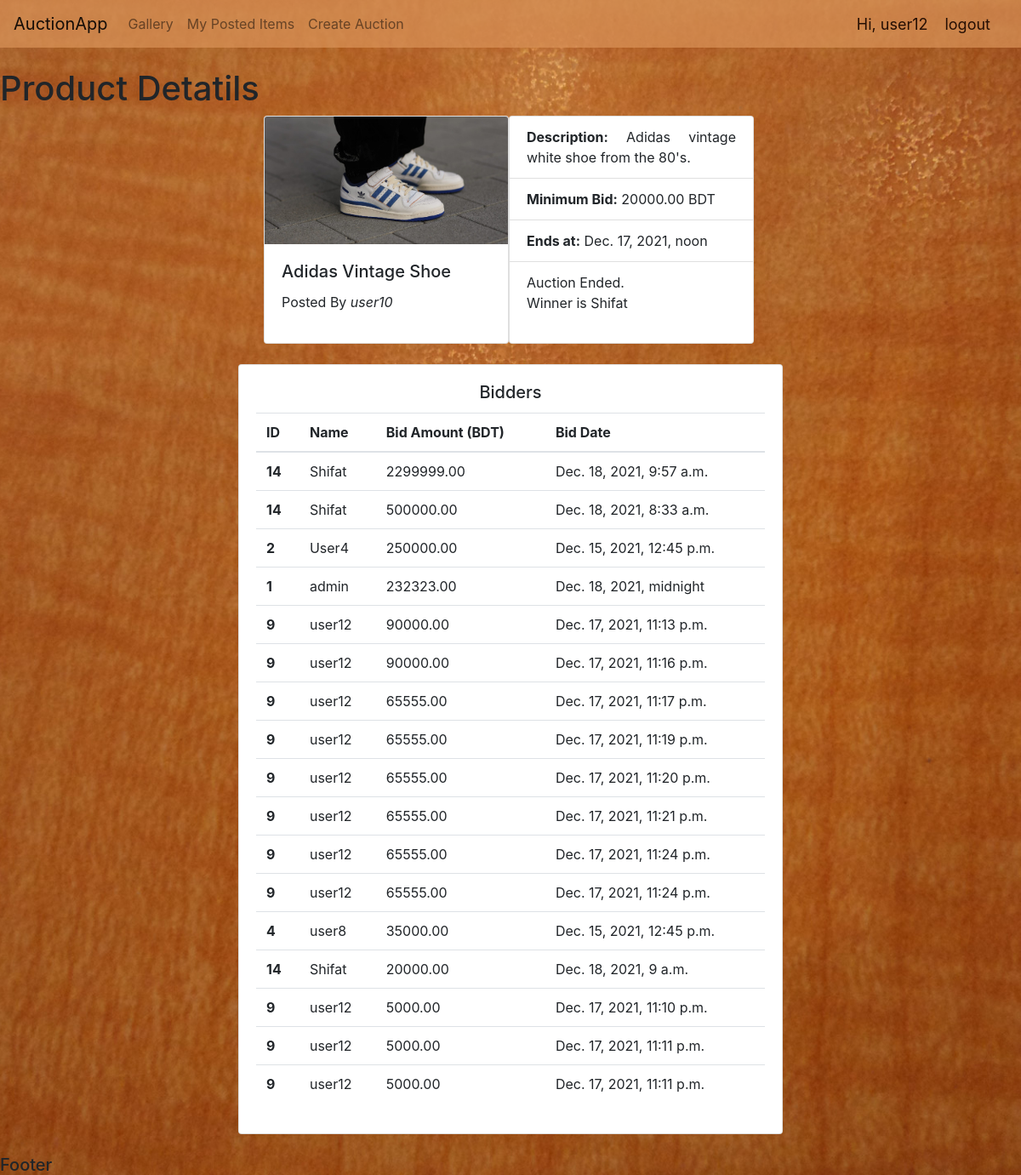
Page /product-details/1/ (signed in) on the committed database.
### accounts/models.py (models this page shows, shortened)
class AuctionProduct(models.Model):
    user_id = models.ForeignKey(User, on_delete=models.CASCADE, null=True)
    product_name = models.CharField(max_length=200, null=True)
    product_description = models.TextField(null=True)
    product_photo = models.ImageField(null=True, blank=True, upload_to=get_file_name)
    minimum_bid_price = models.DecimalField(max_digits=12, decimal_places=2)
    auction_end_date_time = models.DateTimeField()
    date_created = models.DateTimeField(auto_now_add=True)

class Bidder(models.Model):
    bidder = models.ForeignKey(User, on_delete=models.CASCADE)
    auction_product_id = models.ForeignKey(AuctionProduct, on_delete=models.CASCADE, default=None)
    bid_amount = models.DecimalField(max_digits=12, decimal_places=2)
    bid_date = models.DateTimeField(auto_now_add=True)

### accounts/views.py (the view)
# urls.py: path('product-details/<str:pk>/', views.product_details, name='product-details'),
@login_required(login_url='login')
def product_details(request, pk):
    product = AuctionProduct.objects.get(id=pk)
    bidders = Bidder.objects.filter(auction_product_id=pk).order_by('-bid_amount')
    winner = bidders.first
    current_user_as_bidder = Bidder.objects.filter(auction_product_id=pk, bidder=request.user)
    today =  datetime.datetime.now()
    context = {
        'product': product,
        'bidders': bidders,
        'current_user_as_bidder': current_user_as_bidder,
        'today': today,
        'winner': winner,
    }
    return render(request, 'accounts/product_details.html', context)

### accounts/templates/accounts/product_details.html (shortened to what this page needs)
{% extends 'accounts/base.html' %}
{% block content %}
    <h1>
        Product Detatils
    </h1>
    <div class="product-div">
        <div class="row">
                <div class="card" style="width: 18rem;">
                    <img class="card-img-top" src="{{product.product_photo.url}}" alt="Card image cap">
                    <div class="card-body">
                        <h5 class="card-title">{{product.product_name}}</h5>
                        <p class="card-text">Posted By <i>{{product.user_id.username}}</i></p>
                    </div>
                </div>
            <div class="card" style="width: 18rem;">
                <ul class="list-group list-group-flush">
                    <li class="list-group-item"><b>Description:</b> {{product.product_description}}</li>
                    <li class="list-group-item"><b>Minimum Bid:</b> {{product.minimum_bid_price}} BDT</li>
                    <li class="list-group-item"><b>Ends at:</b> {{product.auction_end_date_time}}</li>
                    {% if product.auction_end_date_time.date < today.date and product.auction_end_date_time.time < today.time  %}
                        <li class="list-group-item">Auction Ended. <br> Winner is {{winner.bidder}}</li>
                    {% endif %}
                </ul>
            </div>
        </div>
    </div>
    <br>
    <center>
        <div class="card" style="width: 40rem;">
            <div class="card-body">
                <h5 class="card-title">Bidders</h5>
                <p class="card-text">
                    <table class="table">
                    <thead>
                        <tr>
                        <th scope="col">ID</th>
                        <th scope="col">Name</th>
                        <th scope="col">Bid Amount (BDT)</th>
                        <th scope="col">Bid Date</th>
                        </tr>
                    </thead>
                    <tbody>
                        {% for bidder_data in bidders %}
                        <tr>
                        <th scope="row">{{bidder_data.bidder.id}}</th>
                        <td>{{bidder_data.bidder.username}}</td>
                        <td>{{bidder_data.bid_amount}}</td>
                        <td>{{bidder_data.bid_date}}</td>
                        </tr>
                        {% endfor%}
                    </tbody>
                    </table>
                </p>
            </div>
        </div>
    </center>
{% endblock %}

### accounts/templates/accounts/navbar.html (shortened to what this page needs)
<nav class="navbar navbar-expand-lg navbar-light" style="background-color: #da9358b7;">
  <a class="navbar-brand" href="{% url 'gallery' %}">AuctionApp</a>
  <div class="collapse navbar-collapse" id="navbarNav">
    <ul class="navbar-nav">
      <li class="nav-item">
        <a class="nav-link" href="{% url 'gallery' %}">Gallery</a>
      </li>
      <li class="nav-item">
        <a class="nav-link" href="{% url 'my-posted-items' %}">My Posted Items</a>
      </li>
      <li class="nav-item">
        <a class="nav-link" href="{% url 'create-auction-product' %}">Create Auction</a>
      </li>
    </ul>
  </div>
  <span class="user-styling">Hi, {{request.user}}</span>
  <span><a class="user-styling" href="{% url 'logout' %}">logout</a></span>
</nav>

### accounts/static/accounts/css/base.css (style rules this page uses)
body { background-image: url("../assets/auction_background.jpg"); height: 500px; background-position: center; background-repeat: no-repeat; background-size: cover; background-attachment: fixed; }

### accounts/templates/accounts/navbar.html (style rules this page uses)
.user-styling { font-size: 18px; color: rgb(37, 15, 4) !important; margin-right: 20px; }

### accounts/templates/accounts/product_details.html (style rules this page uses)
.product-div { width: 550px; margin: 0 auto; text-align: justify; }

### rows in the picture
AuctionProduct: product_photo (picture), product_name "Adidas Vintage Shoe", user_id.username "user10", product_description "Adidas vintage white shoe from the 80's.", minimum_bid_price "20000.00", auction_end_date_time "Dec. 17, 2021, noon"
Bidder: bidder "Shifat", bidder.id "14", bidder.username "Shifat", bid_amount "2299999.00", bid_date "Dec. 18, 2021, 9:57 a.m."
Bidder: bidder.id "14", bidder.username "Shifat", bid_amount "500000.00", bid_date "Dec. 18, 2021, 8:33 a.m."
Bidder: bidder.id "2", bidder.username "User4", bid_amount "250000.00", bid_date "Dec. 15, 2021, 12:45 p.m."
Bidder: bidder.id "1", bidder.username "admin", bid_amount "232323.00", bid_date "Dec. 18, 2021, midnight"
Bidder: bidder.id "9", bidder.username "user12", bid_amount "90000.00", bid_date "Dec. 17, 2021, 11:13 p.m."
Bidder: bidder.id "9", bidder.username "user12", bid_amount "90000.00", bid_date "Dec. 17, 2021, 11:16 p.m."
Bidder: bidder.id "9", bidder.username "user12", bid_amount "65555.00", bid_date "Dec. 17, 2021, 11:17 p.m."
Bidder: bidder.id "9", bidder.username "user12", bid_amount "65555.00", bid_date "Dec. 17, 2021, 11:19 p.m."
Bidder: bidder.id "9", bidder.username "user12", bid_amount "65555.00", bid_date "Dec. 17, 2021, 11:20 p.m."
Bidder: bidder.id "9", bidder.username "user12", bid_amount "65555.00", bid_date "Dec. 17, 2021, 11:21 p.m."
Bidder: bidder.id "9", bidder.username "user12", bid_amount "65555.00", bid_date "Dec. 17, 2021, 11:24 p.m."
Bidder: bidder.id "9", bidder.username "user12", bid_amount "65555.00", bid_date "Dec. 17, 2021, 11:24 p.m."
Bidder: bidder.id "4", bidder.username "user8", bid_amount "35000.00", bid_date "Dec. 15, 2021, 12:45 p.m."
Bidder: bidder.id "14", bidder.username "Shifat", bid_amount "20000.00", bid_date "Dec. 18, 2021, 9 a.m."
Bidder: bidder.id "9", bidder.username "user12", bid_amount "5000.00", bid_date "Dec. 17, 2021, 11:10 p.m."
Bidder: bidder.id "9", bidder.username "user12", bid_amount "5000.00", bid_date "Dec. 17, 2021, 11:11 p.m."
Bidder: bidder.id "9", bidder.username "user12", bid_amount "5000.00", bid_date "Dec. 17, 2021, 11:11 p.m."

### other values in the picture
{{ request.user }} "user12"
